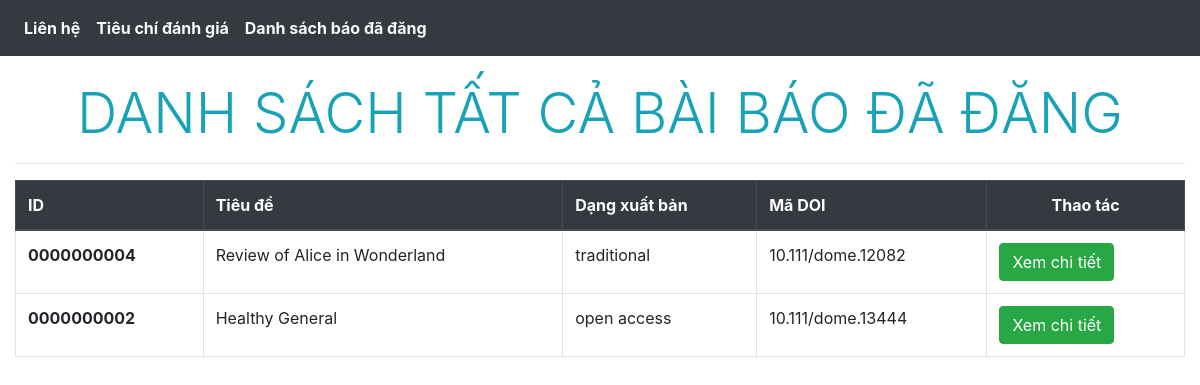
The app's page /Client/allpaper.php with its own data.
### tables this page shows
create table published_paper(
	doi varchar(255),	
    published_type varchar(255) not null check (published_type in ('traditional','open access')),
    paper_id char(10),
	primary key(doi),
	foreign key(paper_id) references  paper(paper_id) ON DELETE CASCADE ON UPDATE CASCADE

);

create table paper(
	paper_id char(10),
	title varchar(255) not null,
    summary varchar(255),
    paper_file varchar(255),
    post_date date,
    `status` varchar(255) check (`status` in ('in review', 'response review', 'complete review', 'publishing', 'posted')),
    after_review_result varchar(255),
    final_result varchar(255) check(final_result in('rejection','minor revision','acceptance','major revision')),
    announce_date date,
    editor_id char(10) not null,
    contact_author_id char(10) not null,
    note_for_author varchar(255),
    primary key(paper_id),
	foreign key(editor_id) references  editor(id) ON DELETE CASCADE ON UPDATE CASCADE,
    foreign key(contact_author_id) references  author(id) ON DELETE CASCADE ON UPDATE CASCADE
);

### Server/allpaperServer.php (called while the page is built, shortened)
<?php
include('userLogin.php');
$select_all_paper_query = "select * from paper p join published_paper pp on p.paper_id=pp.paper_id";
$select_all_paper_result = mysqli_query($connect_handle, $select_all_paper_query);
?>

### Client/allpaper.php (the view, shortened to what this page needs)
<!DOCTYPE html>
<html lang="en-US">
<head>
    <link rel="stylesheet" href="style/login.css">
    <link rel="stylesheet" href="https://maxcdn.bootstrapcdn.com/bootstrap/4.5.2/css/bootstrap.min.css">
    <link rel="stylesheet" href="https://use.fontawesome.com/releases/v5.7.0/css/all.css"
>
</head>
<?php include('../Server/allpaperServer.php'); ?>
<body>
    <div>
        <?php include_once('component/header.php');?>
    </div>
    <div class="container-fluid" style="padding-top: 80px;">
        <div class="display-4 text-center text-info text-uppercase">Danh sách tất cả bài báo đã đăng</div>
        <hr>
        <table class="table table-bordered">
            <thead class="thead-dark">
                <tr>
                    <th scope="col">ID</th>
                    <th scope="col">Tiêu đề</th>
                    <th scope="col">Dạng xuất bản</th>
                    <th scope="col">Mã DOI</th>
                    <th class="text-center" scope="col">Thao tác</th>
                </tr>
            </thead>
            <tbody>
                <?php foreach ($select_all_paper_result as $paper){ ?>
                <tr>
                    <td>
                        <?php echo '<strong>'.$paper['paper_id'].'</strong>'; ?>
                    </td>
                    <td>
                        <?php echo $paper['title']; ?>
                    </td>
                    <td>
                        <?php echo $paper['published_type'];?>
                    </td>
                    <td>
                    <?php echo $paper['doi'];?>
                    </td>
                    <td class="text-left">
                        <form class="option" method="POST" action="allpaper.php">
                            <button class="btn btn-success" name="getMoreInfoBtn">Xem chi tiết</button>
                        </form>
                    </td>
                </tr>
                <?php } ?>
            </tbody>
        </table>

### records on screen
published_paper: paper "0000000004", paper.title "Review of Alice in Wonderland", published_type "traditional", doi "10.111/dome.12082"
published_paper: paper "0000000002", paper.title "Healthy General", published_type "open access", doi "10.111/dome.13444"
